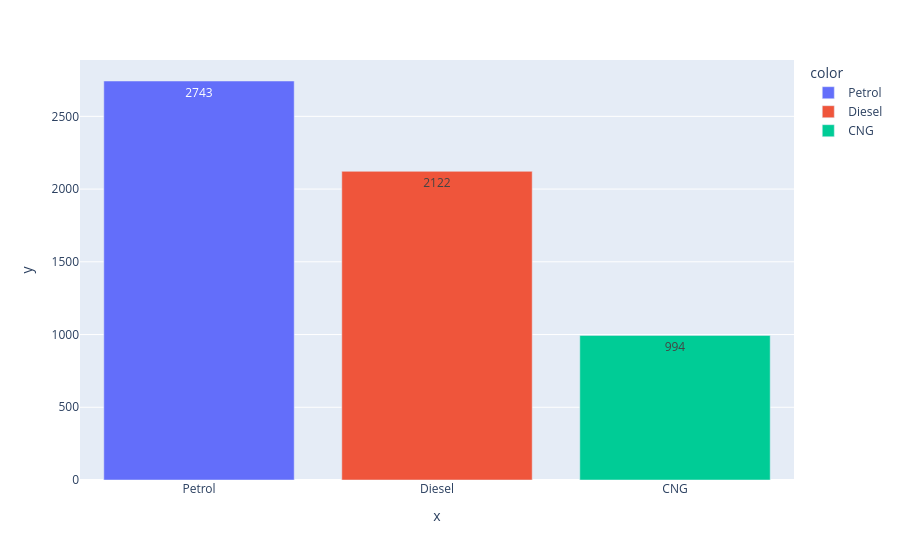
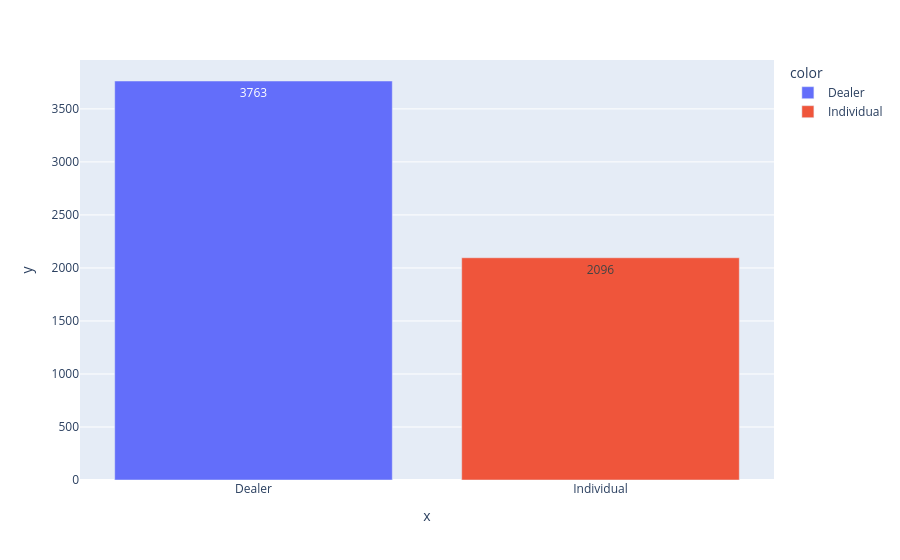
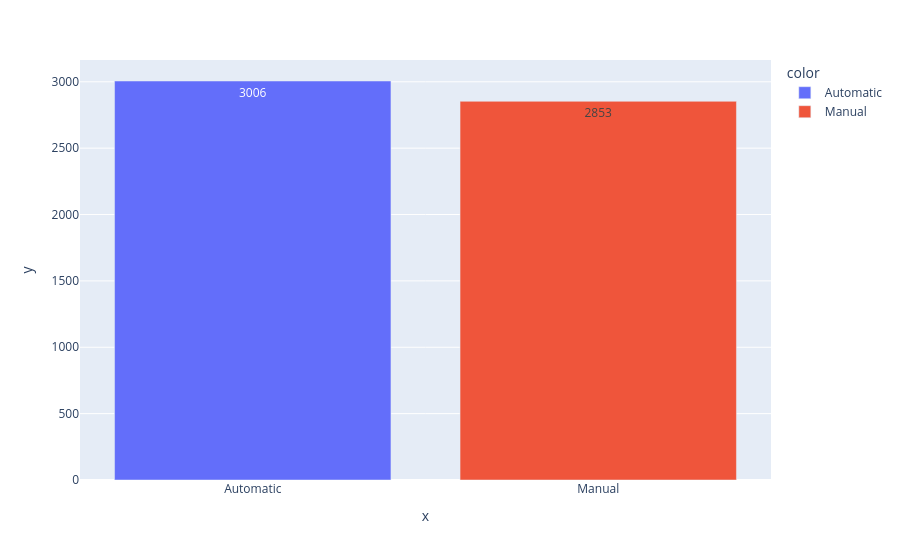

These figures' notebook cell, in order:
### Code cell
def countplot_func(col):
    val = cat_var[col].value_counts()
    fig = px.bar(x = val.index, y = val.values,color = val.index.astype(str), text_auto = True)
    fig.show()
from seaborn.categorical import countplot
# Appliquer la fonction countplot_func
for col in cat_var.columns:
  countplot_func(col)

### Figure 1 — Plotly figure (JSON) as saved in the notebook; plotly's stock layout.template omitted (floating-point values rounded to 4 significant figures)
{"data": [{"hovertemplate": "color=Petrol<br>x=%{x}<br>y=%{y}<extra></extra>", "legendgroup": "Petrol", "marker": {"color": "#636efa", "pattern": {"shape": ""}}, "name": "Petrol", "orientation": "v", "showlegend": true, "textposition": "auto", "texttemplate": "%{y}", "type": "bar", "x": ["Petrol"], "xaxis": "x", "y": [2743], "yaxis": "y"}, {"hovertemplate": "color=Diesel<br>x=%{x}<br>y=%{y}<extra></extra>", "legendgroup": "Diesel", "marker": {"color": "#EF553B", "pattern": {"shape": ""}}, "name": "Diesel", "orientation": "v", "showlegend": true, "textposition": "auto", "texttemplate": "%{y}", "type": "bar", "x": ["Diesel"], "xaxis": "x", "y": [2122], "yaxis": "y"}, {"hovertemplate": "color=CNG<br>x=%{x}<br>y=%{y}<extra></extra>", "legendgroup": "CNG", "marker": {"color": "#00cc96", "pattern": {"shape": ""}}, "name": "CNG", "orientation": "v", "showlegend": true, "textposition": "auto", "texttemplate": "%{y}", "type": "bar", "x": ["CNG"], "xaxis": "x", "y": [994], "yaxis": "y"}], "layout": {"barmode": "relative", "legend": {"title": {"text": "color"}, "tracegroupgap": 0}, "margin": {"t": 60}, "xaxis": {"anchor": "y", "domain": [0, 1], "title": {"text": "x"}}, "yaxis": {"anchor": "x", "domain": [0, 1], "title": {"text": "y"}}}}

### Figure 2 — Plotly figure (JSON) as saved in the notebook; plotly's stock layout.template omitted (floating-point values rounded to 4 significant figures)
{"data": [{"hovertemplate": "color=Dealer<br>x=%{x}<br>y=%{y}<extra></extra>", "legendgroup": "Dealer", "marker": {"color": "#636efa", "pattern": {"shape": ""}}, "name": "Dealer", "orientation": "v", "showlegend": true, "textposition": "auto", "texttemplate": "%{y}", "type": "bar", "x": ["Dealer"], "xaxis": "x", "y": [3763], "yaxis": "y"}, {"hovertemplate": "color=Individual<br>x=%{x}<br>y=%{y}<extra></extra>", "legendgroup": "Individual", "marker": {"color": "#EF553B", "pattern": {"shape": ""}}, "name": "Individual", "orientation": "v", "showlegend": true, "textposition": "auto", "texttemplate": "%{y}", "type": "bar", "x": ["Individual"], "xaxis": "x", "y": [2096], "yaxis": "y"}], "layout": {"barmode": "relative", "legend": {"title": {"text": "color"}, "tracegroupgap": 0}, "margin": {"t": 60}, "xaxis": {"anchor": "y", "domain": [0, 1], "title": {"text": "x"}}, "yaxis": {"anchor": "x", "domain": [0, 1], "title": {"text": "y"}}}}

### Figure 3 — Plotly figure (JSON) as saved in the notebook; plotly's stock layout.template omitted (floating-point values rounded to 4 significant figures)
{"data": [{"hovertemplate": "color=Automatic<br>x=%{x}<br>y=%{y}<extra></extra>", "legendgroup": "Automatic", "marker": {"color": "#636efa", "pattern": {"shape": ""}}, "name": "Automatic", "orientation": "v", "showlegend": true, "textposition": "auto", "texttemplate": "%{y}", "type": "bar", "x": ["Automatic"], "xaxis": "x", "y": [3006], "yaxis": "y"}, {"hovertemplate": "color=Manual<br>x=%{x}<br>y=%{y}<extra></extra>", "legendgroup": "Manual", "marker": {"color": "#EF553B", "pattern": {"shape": ""}}, "name": "Manual", "orientation": "v", "showlegend": true, "textposition": "auto", "texttemplate": "%{y}", "type": "bar", "x": ["Manual"], "xaxis": "x", "y": [2853], "yaxis": "y"}], "layout": {"barmode": "relative", "legend": {"title": {"text": "color"}, "tracegroupgap": 0}, "margin": {"t": 60}, "xaxis": {"anchor": "y", "domain": [0, 1], "title": {"text": "x"}}, "yaxis": {"anchor": "x", "domain": [0, 1], "title": {"text": "y"}}}}
